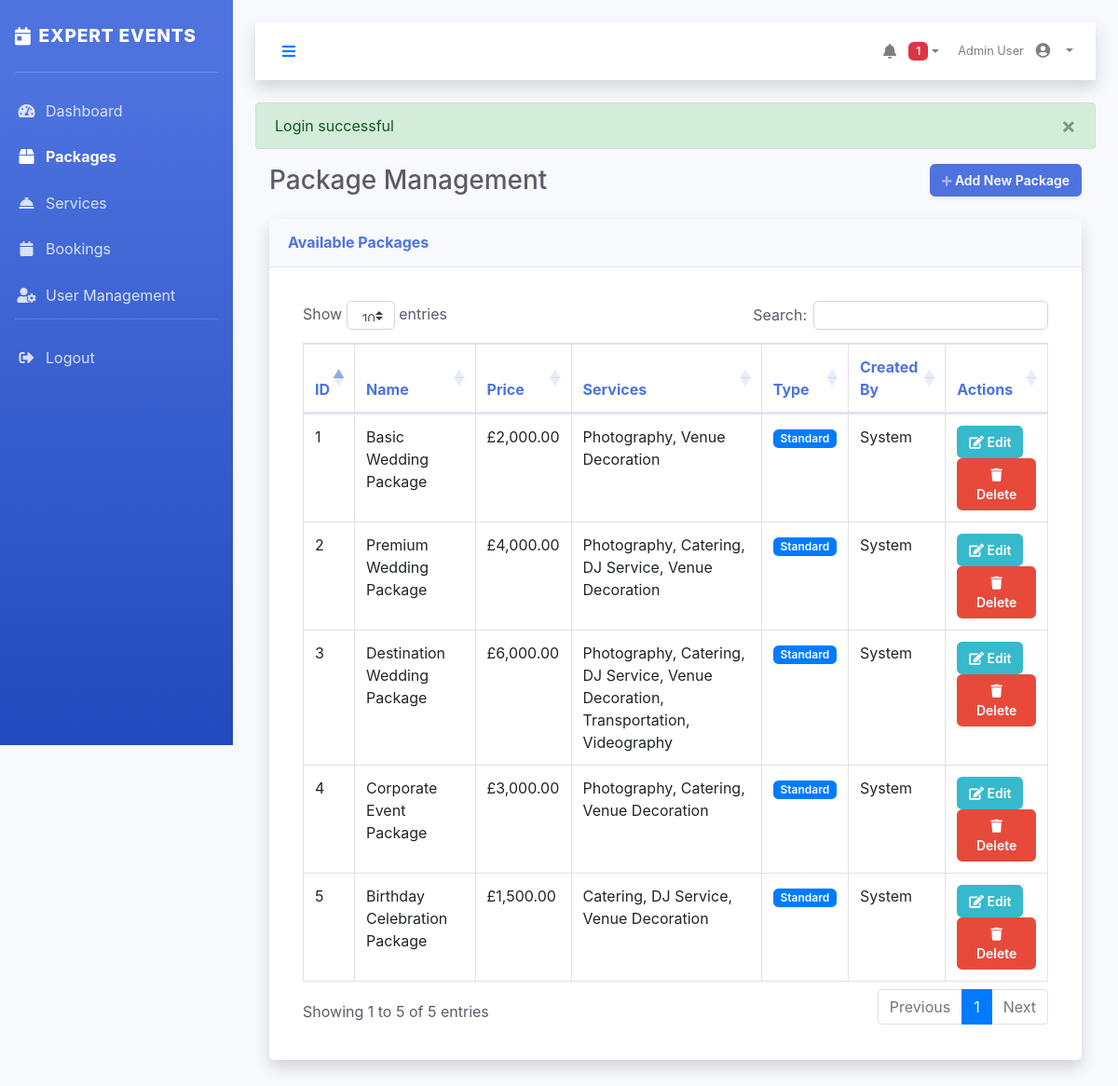
Screenshot of /pages/packages-admin.php (signed in) with the database file from the repository.
### tables this page shows
CREATE TABLE `packages` (
  `id` bigint(20) UNSIGNED NOT NULL,
  `name` varchar(100) NOT NULL,
  `image_url` varchar(255) DEFAULT NULL,
  `description` text DEFAULT NULL,
  `price` decimal(10,2) NOT NULL,
  `customized` tinyint(1) DEFAULT 0,
  `created_by` int(11) DEFAULT NULL,
  `created_at` timestamp NOT NULL DEFAULT current_timestamp()
);

### config/database.php (called while the page is built, shortened)
<?php
class Database {
    private static $instance = null;
    private $connection;
    private function __construct() {
        $host = "localhost";
        $port = "3306";
        $dbname = "event_v2";
        $user = "root";
        $password = "";
        $dsn = "mysql:host=$host;port=$port;dbname=$dbname;charset=utf8mb4";
        try {
            $this->connection = new PDO($dsn, $user, $password);
            $this->connection->setAttribute(PDO::ATTR_ERRMODE, PDO::ERRMODE_EXCEPTION);
        } catch (PDOException $e) {
            echo "Database Connection Error: " . $e->getMessage();
            exit;
        }
    }
    public static function getInstance() {
        if (self::$instance === null) {
            self::$instance = new self();
        }
        return self::$instance;
    }
    public function query($sql, $params = []) {
        try {
            $stmt = $this->connection->prepare($sql);
            $stmt->execute($params);
            return $stmt->fetchAll(PDO::FETCH_ASSOC);
        } catch (PDOException $e) {
            echo "Query Error: " . $e->getMessage();
            return false;
        }
    }
}
?>

### pages/packages-admin.php (the view, shortened to what this page needs)
<?php
require_once '../includes/header.php';
$db = Database::getInstance();
$services = $db->query("SELECT * FROM services ORDER BY name");
$packages = $db->query("SELECT * FROM packages ORDER BY name");
$servicesById = [];
foreach ($services as $service) {
    $servicesById[$service['id']] = $service;
}
?>
<div class="d-sm-flex align-items-center justify-content-between mb-4">
    <h1 class="h3 mb-0 text-gray-800">Package Management</h1>
    <a href="#" class="d-none d-sm-inline-block btn btn-sm btn-primary shadow-sm" data-toggle="modal" data-target="#packageModal">
        <i class="fas fa-plus fa-sm text-white-50"></i> Add New Package
    </a>
</div>
<div class="card shadow mb-4">
    <div class="card-header py-3">
        <h6 class="m-0 font-weight-bold text-primary">Available Packages</h6>
    </div>
    <div class="card-body">
        <div class="table-responsive">
            <table class="table table-bordered dataTable" width="100%" cellspacing="0">
                <thead>
                    <tr>
                        <th>ID</th>
                        <th>Name</th>
                        <th>Price</th>
                        <th>Services</th>
                        <th>Type</th>
                        <th>Created By</th>
                        <th>Actions</th>
                    </tr>
                </thead>
                <tbody>
                    <?php if (!empty($packages)): ?>
                        <?php foreach ($packages as $package): ?>
                            <tr>
                                <td><?php echo $package['id']; ?></td>
                                <td><?php echo $package['name']; ?></td>
                                <td>£<?php echo number_format($package['price'], 2); ?></td>
                                <td>
                                    <?php
                                    if (isset($package['services']) && is_array($package['services'])) {
                                        $serviceNames = [];
                                        foreach ($package['services'] as $serviceId) {
                                            if (isset($servicesById[$serviceId])) {
                                                $serviceNames[] = $servicesById[$serviceId]['name'];
                                            }
                                        }
                                        echo implode(', ', $serviceNames);
                                    } else {
                                        echo 'No services';
                                    }
                                    ?>
                                </td>
                                <td>
                                    <?php if ($package['customized']): ?>
                                        <span class="badge badge-info">Custom</span>
                                    <?php else: ?>
                                        <span class="badge badge-primary">Standard</span>
                                    <?php endif; ?>
                                </td>
                                <td>
                                    <?php
                                    echo isset($package['created_by']) ? 'User #' . $package['created_by'] : 'System';
                                    ?>
                                </td>
                                <td>
                                    <a href="?edit=<?php echo $package['id']; ?>" class="btn btn-info btn-sm">
                                        <i class="fas fa-edit"></i> Edit
                                    </a>
                                    <a href="../handlers/packages.php?action=delete&id=<?php echo $package['id']; ?>" class="btn btn-danger btn-sm btn-delete">
                                        <i class="fas fa-trash"></i> Delete
                                    </a>
                                </td>
                            </tr>
                        <?php endforeach; ?>
                    <?php else: ?>
                        <tr>
                            <td colspan="7" class="text-center">No packages available.</td>
                        </tr>
                    <?php endif; ?>
                </tbody>
            </table>
        </div>
    </div>
</div>
<?php require_once '../includes/footer.php'; ?>

### assets/css/style.css (style rules this page uses)
:root { --primary-color: #4e73df; --secondary-color: #1cc88a; --dark-color: #5a5c69; --light-color: #f8f9fc; --danger-color: #e74a3b; --warning-color: #f6c23e; --info-color: #36b9cc; }
body { font-family: 'Nunito', -apple-system, BlinkMacSystemFont, 'Segoe UI', Roboto, 'Helvetica Neue', Arial, sans-serif; background-color: #f8f9fc; color: #5a5c69; }
.card { background-color: white; border: 0; border-radius: 0.35rem; box-shadow: 0 0.15rem 1.75rem 0 rgba(58, 59, 69, 0.1); margin-bottom: 1.5rem; }
.card-header { padding: 0.75rem 1.25rem; background-color: #f8f9fc; border-bottom: 1px solid #e3e6f0; }
.card-body { padding: 1.25rem; }
.table thead th { vertical-align: bottom; border-bottom: 2px solid #e3e6f0; font-weight: 700; color: #4e73df; }
.btn { border-radius: 0.35rem; padding: 0.375rem 0.75rem; font-weight: 600; transition: all 0.2s; }
.btn-primary { background-color: #4e73df; border-color: #4e73df; }
.btn-info { background-color: #36b9cc; border-color: #36b9cc; }
.btn-danger { background-color: #e74a3b; border-color: #e74a3b; }
.text-primary { color: #4e73df !important; }
.badge { font-weight: 600; padding: 0.35em 0.65em; border-radius: 0.35rem; }

### rows the page displays
packages: id "1", name "Basic Wedding Package", price "2,000.00", serviceNames "Photography, Venue Decoration", customized "Standard", shows "System"
packages: id "5", name "Birthday Celebration Package", price "1,500.00", serviceNames "Catering, DJ Service, Venue Decoration", customized "Standard", shows "System"
packages: id "4", name "Corporate Event Package", price "3,000.00", serviceNames "Photography, Catering, Venue Decoration", customized "Standard", shows "System"
packages: id "3", name "Destination Wedding Package", price "6,000.00", serviceNames "Photography, Catering, DJ Service, Venue Decoration, Transportation, Videography", customized "Standard", shows "System"
packages: id "2", name "Premium Wedding Package", price "4,000.00", serviceNames "Photography, Catering, DJ Service, Venue Decoration", customized "Standard", shows "System"

### other values shown
$item['title'] "Dashboard"
$item['title'] "Packages"
$item['title'] "Services"
$item['title'] "Bookings"
$item['title'] "User Management"
$unreadCount "1"
$_SESSION['user_name'] "Admin User"
$_SESSION['flash_message'] "Login successful"
